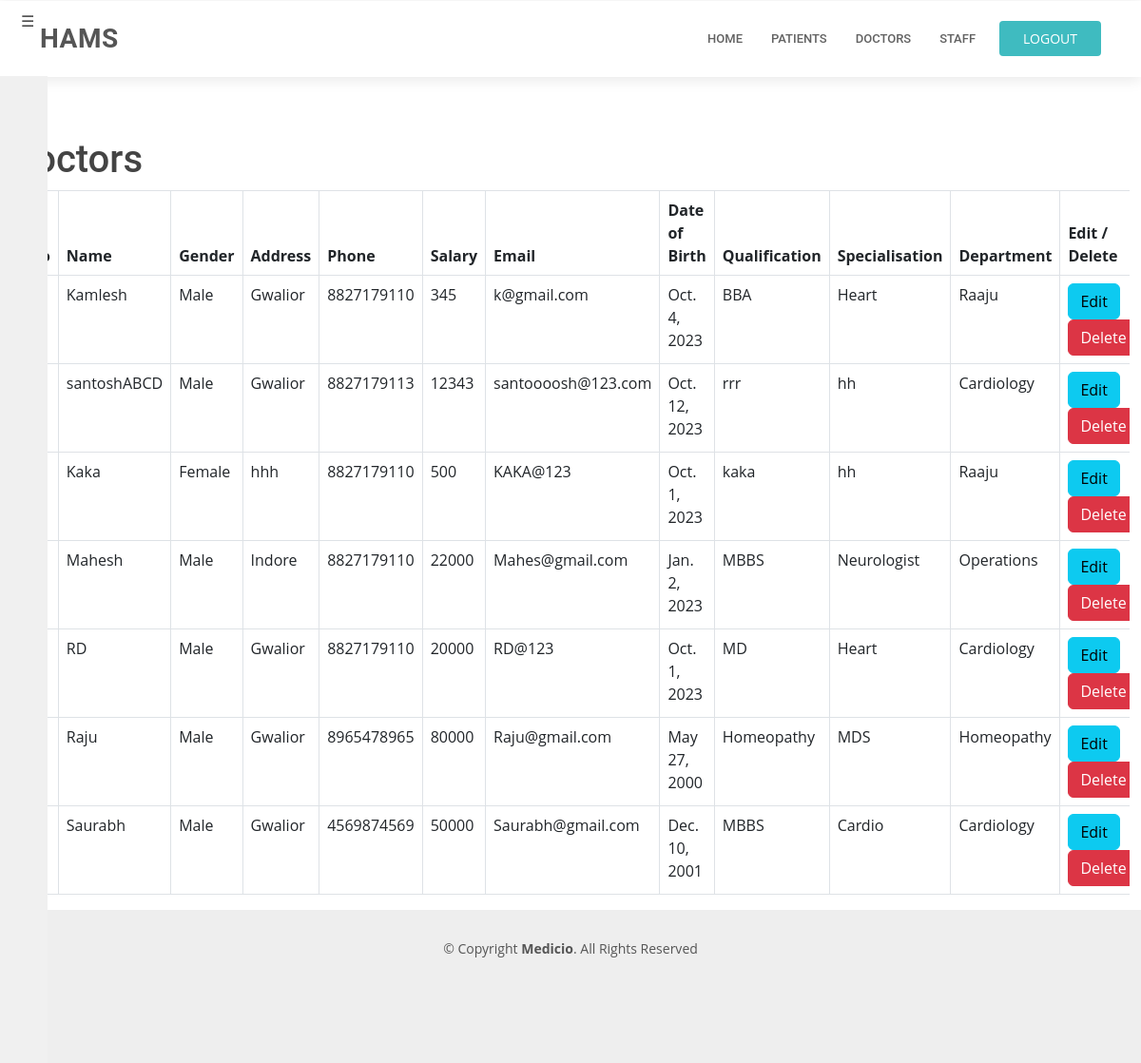
Screenshot of /Ad/doctors_list/ (signed in) with the database file from the repository.
### Doctor/models.py (models this page shows, shortened)
class Doctor(models.Model):
    Gender = (
        ('Male','M'),
        ('Female','F'),
    )
    user = models.ForeignKey(User,on_delete=models.CASCADE, null=True)
    Dname = models.CharField(max_length=50)
    Dgender = models.CharField(max_length=6, choices=Gender)
    Dphone = models.PositiveIntegerField()
    Daddress = models.CharField(max_length=100)
    Dsalary = models.PositiveIntegerField()
    Demail = models.EmailField(max_length=254,primary_key=True)
    Dpassword = models.CharField(max_length=30)
    Ddob = models.DateField(max_length=8)
    Qualification = models.CharField(max_length=50)
    Specialisation = models.CharField(max_length=50)
    Dpid = models.ForeignKey(Department, on_delete=models.CASCADE)

class Department(models.Model):
    Dpid = models.AutoField(primary_key=True)
    Dpname = models.CharField(max_length=50)
    Dphead = models.CharField(max_length=50)

### Admin/views.py (the view)
# urls.py: path('doctors_list/',views.Doctor_list,name='Dlist'),
@login_required(login_url='login')
def Doctor_list(request):
    Ddata=Doctor.objects.all()
    context={
        'aDa':Ddata,
          }
    return render(request,'Doctors_list.html',context)

### Admin/templates/Doctors_list.html (shortened to what this page needs)
{% extends "base.html" %}
{% load static %}
{% block AdminContent %}
<div class="container-fluid">
    <div class="row">
      <div class="menu-btn" onclick="toggleSidebar()">☰</div>
      <div class="sidebar">
        <div id='side_content'>
          <h2><b>Admin</b></h2>
          <ul class="nav flex-column">
            <li class="nav-item">
              <a class="nav-link active" href="{% url "admin_dashboard" %}">
              </a>
            </li>
            <li class="nav-item">
              <a class="nav-link" href="{% url "RD" %}">
              </a>
            </li>
            <li class="nav-item">
              <a class="nav-link" href="{% url "RS" %}">
              </a>
            </li>
            <li class="nav-item">
              <a class="nav-link" href="{% url "RMR" %}">
              </a>
            </li>
            <li class="nav-item">
              <a class="nav-link" href="{% url "MRlist" %}">
              </a>
            </li>
            <li class="nav-item">
              <a class="nav-link" href="{% url "Flist" %}">
              </a>
            </li>
          </ul>
        </div>
      </div>
      <div class="main-content" id="main-content" data-aos="fade-up" data-aos-delay="100" style='padding-left:10px'>
        <div class="col-md-12">
          <div class="row">
            <div class="container mt-5">
              <h1>Doctors</h1>
              <div class="table-responsive">
                <table class="table table-bordered">
                    <thead>
                        <tr>
                            <th>S.no</th>
                            <th>Name</th>
                            <th>Gender</th>
                            <th>Address</th>
                            <th>Phone</th>
                            <th>Salary</th>
                            <th>Email</th>
                            <th>Date of Birth</th>
                            <th>Qualification</th>
                            <th>Specialisation</th>
                            <th>Department</th>
                            <th>Edit / Delete</th>
                        </tr>
                    </thead>
                    <tbody>
                        {% for d in aDa %}
                        <tr>
                            <td>{{ forloop.counter }}</td>
                            <td>{{ d.Dname }}</td>
                            <td>{{ d.Dgender }}</td>
                            <td>{{ d.Daddress }}</td>
                            <td>{{ d.Dphone }}</td>
                            <td>{{ d.Dsalary }}</td>
                            <td>{{ d.Demail }}</td>
                            <td>{{ d.Ddob }}</td>
                            <td>{{ d.Qualification }}</td>
                            <td>{{ d.Specialisation }}</td>
                            <td>{{ d.Dpid.Dpname }}</td>
                            <td><a href="{% url 'Doctoredit' d.Demail %}"class="btn btn-info">Edit</a>
                              <a href="{% url 'deleteItemD' d.Demail %}" class="btn btn-danger">Delete</a></td>
                        </tr>
                        {% endfor %}
                    </tbody>
                </table>
              </div>
            </div>
          </div>
        </div>
      </div>
    </div>
  </div>
{% endblock AdminContent %}

### hospital/static/assets/css/style.css (style rules this page uses)
body { font-family: "Open Sans", sans-serif; color: #444444; }
a { color: #3fbbc0; text-decoration: none; }
h1, h2, h3, h4, h5, h6 { font-family: "Roboto", sans-serif; }

### Admin/templates/base.html (style rules this page uses)
body { background-size: cover; background-position: center; background-repeat: no-repeat; background-attachment: fixed; }
.container-fluid { max-width: 1200px; margin: 0 auto; min-height: 500px; }
.sidebar { position: fixed; left: -250px; top: 80px; bottom: 0px; width: 300px; background-color: #f0f0f0; transition: left 0.3s; z-index: 999; overflow-y: auto; }
#side_content { margin-top: 20px; }
.main-content { margin-left: 0.5s; transition: margin-left 1.0s; }
.menu-btn { position: absolute; top: 10px; left: 10px; cursor: pointer; z-index: 1000; }
.nav-link { color: black; }

### rows the page displays
Doctor: Dname "Kamlesh", Dgender "Male", Daddress "Gwalior", Dphone "8827179110", Dsalary "345", Demail "k@gmail.com", Ddob "Oct. 4, 2023", Qualification "BBA", Specialisation "Heart", Dpid.Dpname "Raaju"
Doctor: Dname "santoshABCD", Dgender "Male", Daddress "Gwalior", Dphone "8827179113", Dsalary "12343", Demail "santoooosh@123.com", Ddob "Oct. 12, 2023", Qualification "rrr", Specialisation "hh", Dpid.Dpname "Cardiology"
Doctor: Dname "Kaka", Dgender "Female", Daddress "hhh", Dphone "8827179110", Dsalary "500", Demail "KAKA@123", Ddob "Oct. 1, 2023", Qualification "kaka", Specialisation "hh", Dpid.Dpname "Raaju"
Doctor: Dname "Mahesh", Dgender "Male", Daddress "Indore", Dphone "8827179110", Dsalary "22000", Demail "Mahes@gmail.com", Ddob "Jan. 2, 2023", Qualification "MBBS", Specialisation "Neurologist", Dpid.Dpname "Operations"
Doctor: Dname "RD", Dgender "Male", Daddress "Gwalior", Dphone "8827179110", Dsalary "20000", Demail "RD@123", Ddob "Oct. 1, 2023", Qualification "MD", Specialisation "Heart", Dpid.Dpname "Cardiology"
Doctor: Dname "Raju", Dgender "Male", Daddress "Gwalior", Dphone "8965478965", Dsalary "80000", Demail "Raju@gmail.com", Ddob "May 27, 2000", Qualification "Homeopathy", Specialisation "MDS", Dpid.Dpname "Homeopathy"
Doctor: Dname "Saurabh", Dgender "Male", Daddress "Gwalior", Dphone "4569874569", Dsalary "50000", Demail "Saurabh@gmail.com", Ddob "Dec. 10, 2001", Qualification "MBBS", Specialisation "Cardio", Dpid.Dpname "Cardiology"
